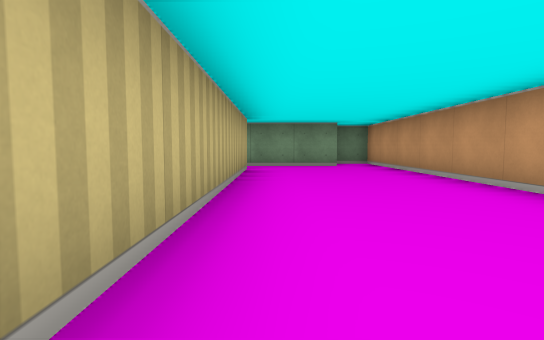
[1] (above)

17 first-person views from a walk through a cub3D level. The camera is about half as high as the walls, tilts 4° down and sees 80° across. The floor is counted in squares. Each view is taken from the middle of a square. On the plan, view 1 faces up. The plan holds only what a view shows up to about 9 squares ahead; the rest is blank.

[2]
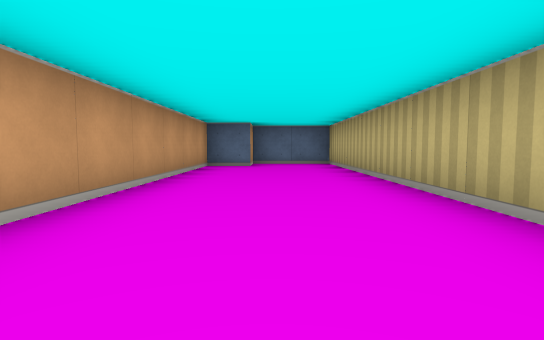

[3]
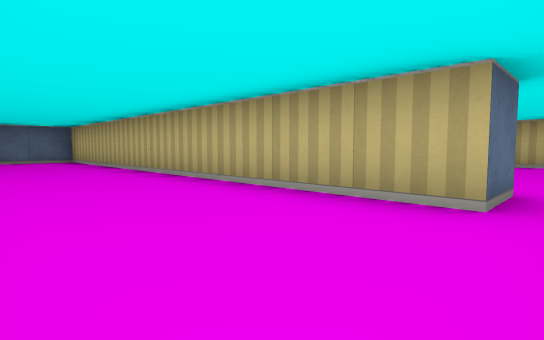

[4]
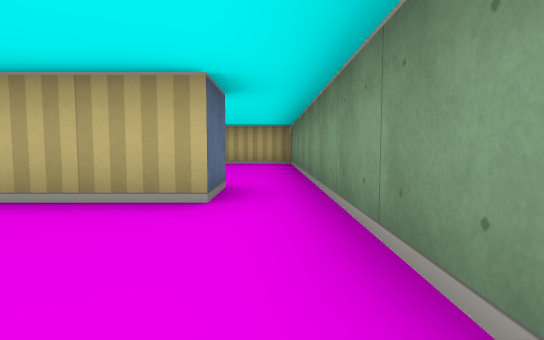

[5]
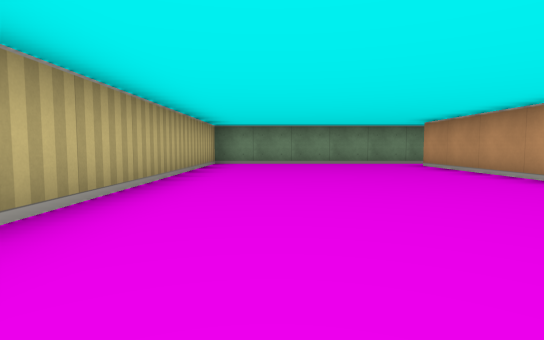

[6]
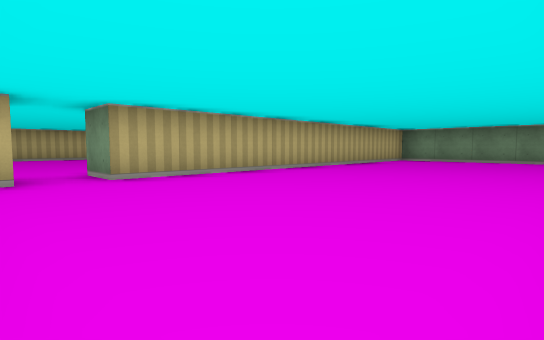

[7]
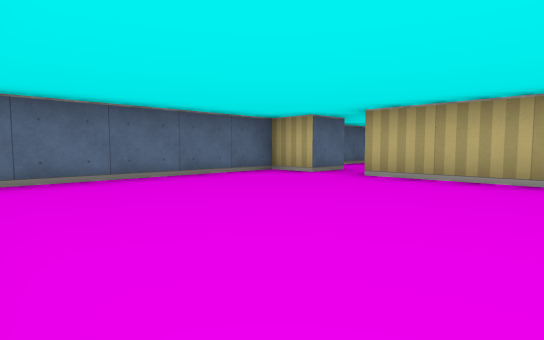

[8]
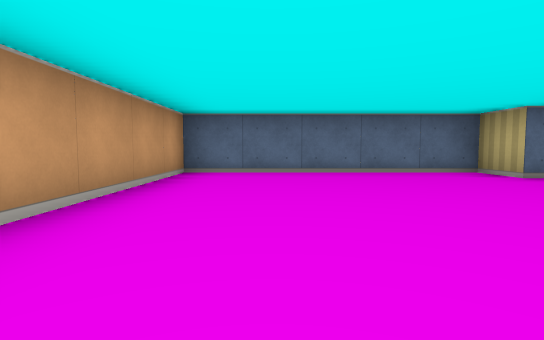

[9]
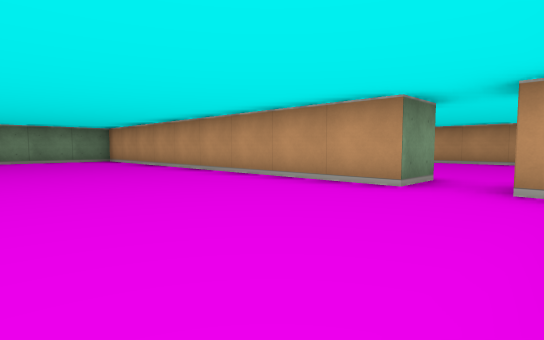

[10]
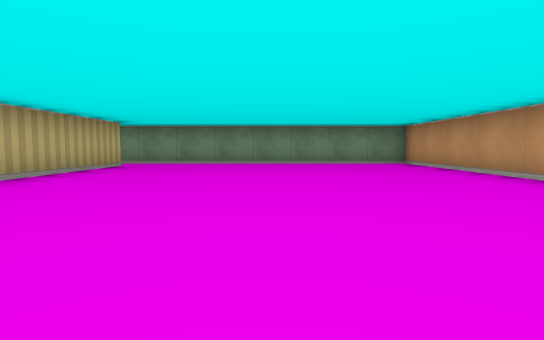

[11]
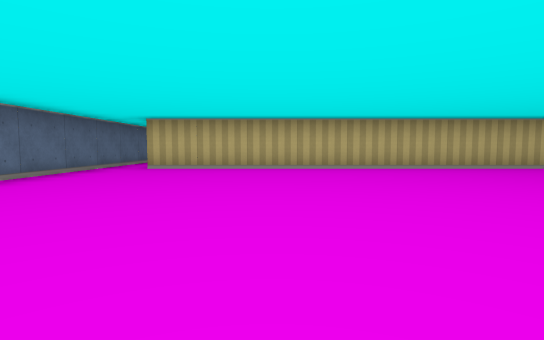

[12]
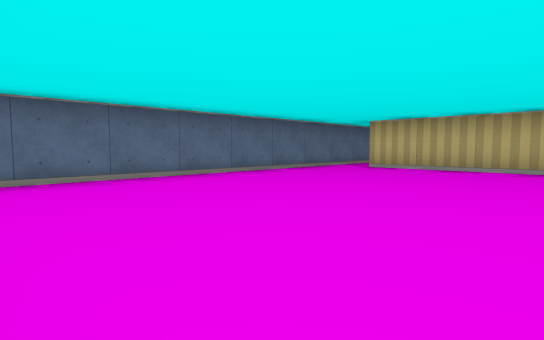

[13]
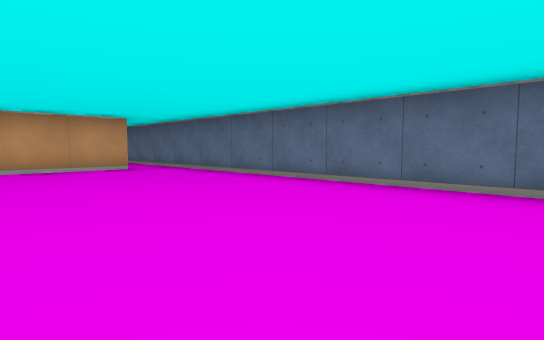

[14]
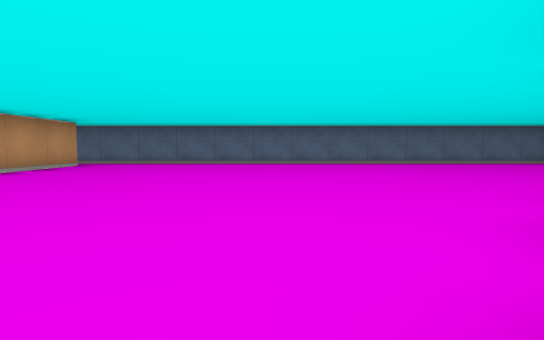

[15]
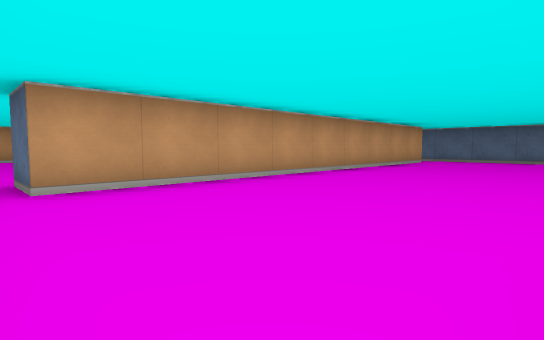

[16]
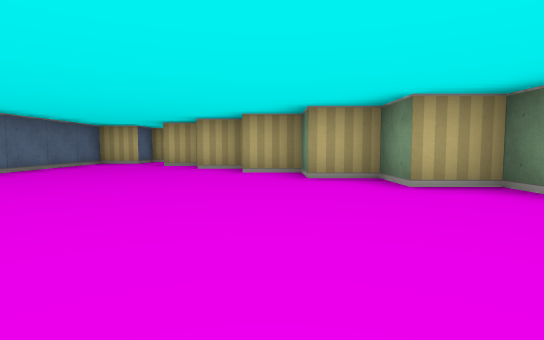

[17]
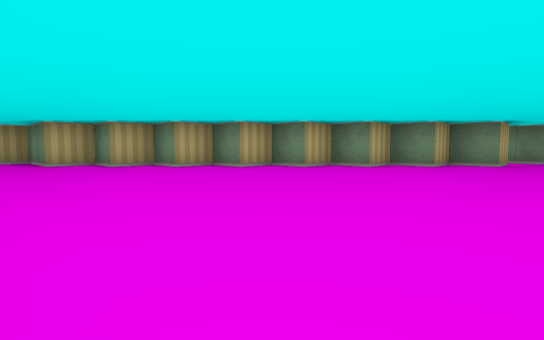

### Floor plan
Points are (right, up) in squares from view 1. A wall is a line through its corners. A room is listed if a view was taken in it or the views show most of it. See-through windows are left out.
Room 1 (views 1, 2, 3, 4)
walls: (1.4, -2.5) (2.5, -2.5) (2.5, 8.5) (1.6, 8.5); (-1.5, 6.5) (-0.5, 6.5) (-0.5, -3.5) (1.5, -3.5) (1.5, -2.8); (1.5, 7.5) (-1.5, 7.5)
ways out: opening at (-1, 7) to room 2
Room 2 (views 5, 6, 7, 8)
walls: (-1.5, 3.1) (-1.5, 6.5); (-7.6, -2.5) (-6.5, -2.5) (-6.5, -3.5) (-1.5, -3.5) (-1.5, 0.2); (-1.5, 7.5) (-6.5, 7.5) (-6.5, -1.5) (-7.5, -1.5)
ways out: opening at (-1, 7) to room 1; opening at (-7, -2) to room 3
Room 3 (views 9, 10, 11, 12)
walls: (-7.5, -1.5) (-7.5, 7.5) (-15, 7.5); (-15.5, 6.5) (-14.5, 6.5) (-14.5, -2.5); (-15.6, -3.5) (-8.4, -3.5)
ways out: opening at (-7, -2) to room 2; opening at (-15, -3) to room 4; opening at (-15, 7) to room 4
Room 4 (views 13, 14, 15, 16, 17)
walls: (-19.5, 6.5) (-19.5, 5.5) (-20.5, 5.5) (-20.5, 4.5) (-21.5, 4.5) (-21.5, 3.5) (-22.5, 3.5) (-22.5, 2.5) (-23.5, 2.5) (-23.5, 1.5) (-24.5, 1.5) (-24.5, 0.5) (-25.5, 0.5) (-25.5, -0.5) (-26.5, -0.5) (-26.5, -1.5) (-28.5, -1.5) (-28.5, -2.1); (-15.5, -2.6) (-15.5, 6.5); (-18.9, 7.5) (-19.8, 7.5); (-28, -2.5) (-27.5, -2.5) (-27.5, -3.5) (-15.6, -3.5)
ways out: opening at (-15, -3) to room 3; opening at (-15, 7) to room 3

Where each view was taken, in squares from view 1:
view 1: 0 up, 0 right, facing up
view 2: 5 up, 1 right, facing down
view 3: 7 up, 2 right, facing down-left
view 4: 7 up, 2 right, facing left
view 5: 1 down, 5 left, facing up
view 6: 3 down, 2 left, facing up-left
view 7: 1 up, 2 left, facing down-left
view 8: 2 up, 3 left, facing down
view 9: 3 down, 11 left, facing up-right
view 10: 1 down, 11 left, facing up
view 11: 0 up, 8 left, facing left
view 12: 1 up, 8 left, facing down-left
view 13: 0 up, 22 left, facing down-right
view 14: 5 up, 20 left, facing down
view 15: 7 up, 19 left, facing down-right
view 16: 1 up, 19 left, facing left
view 17: 3 down, 18 left, facing up-left
